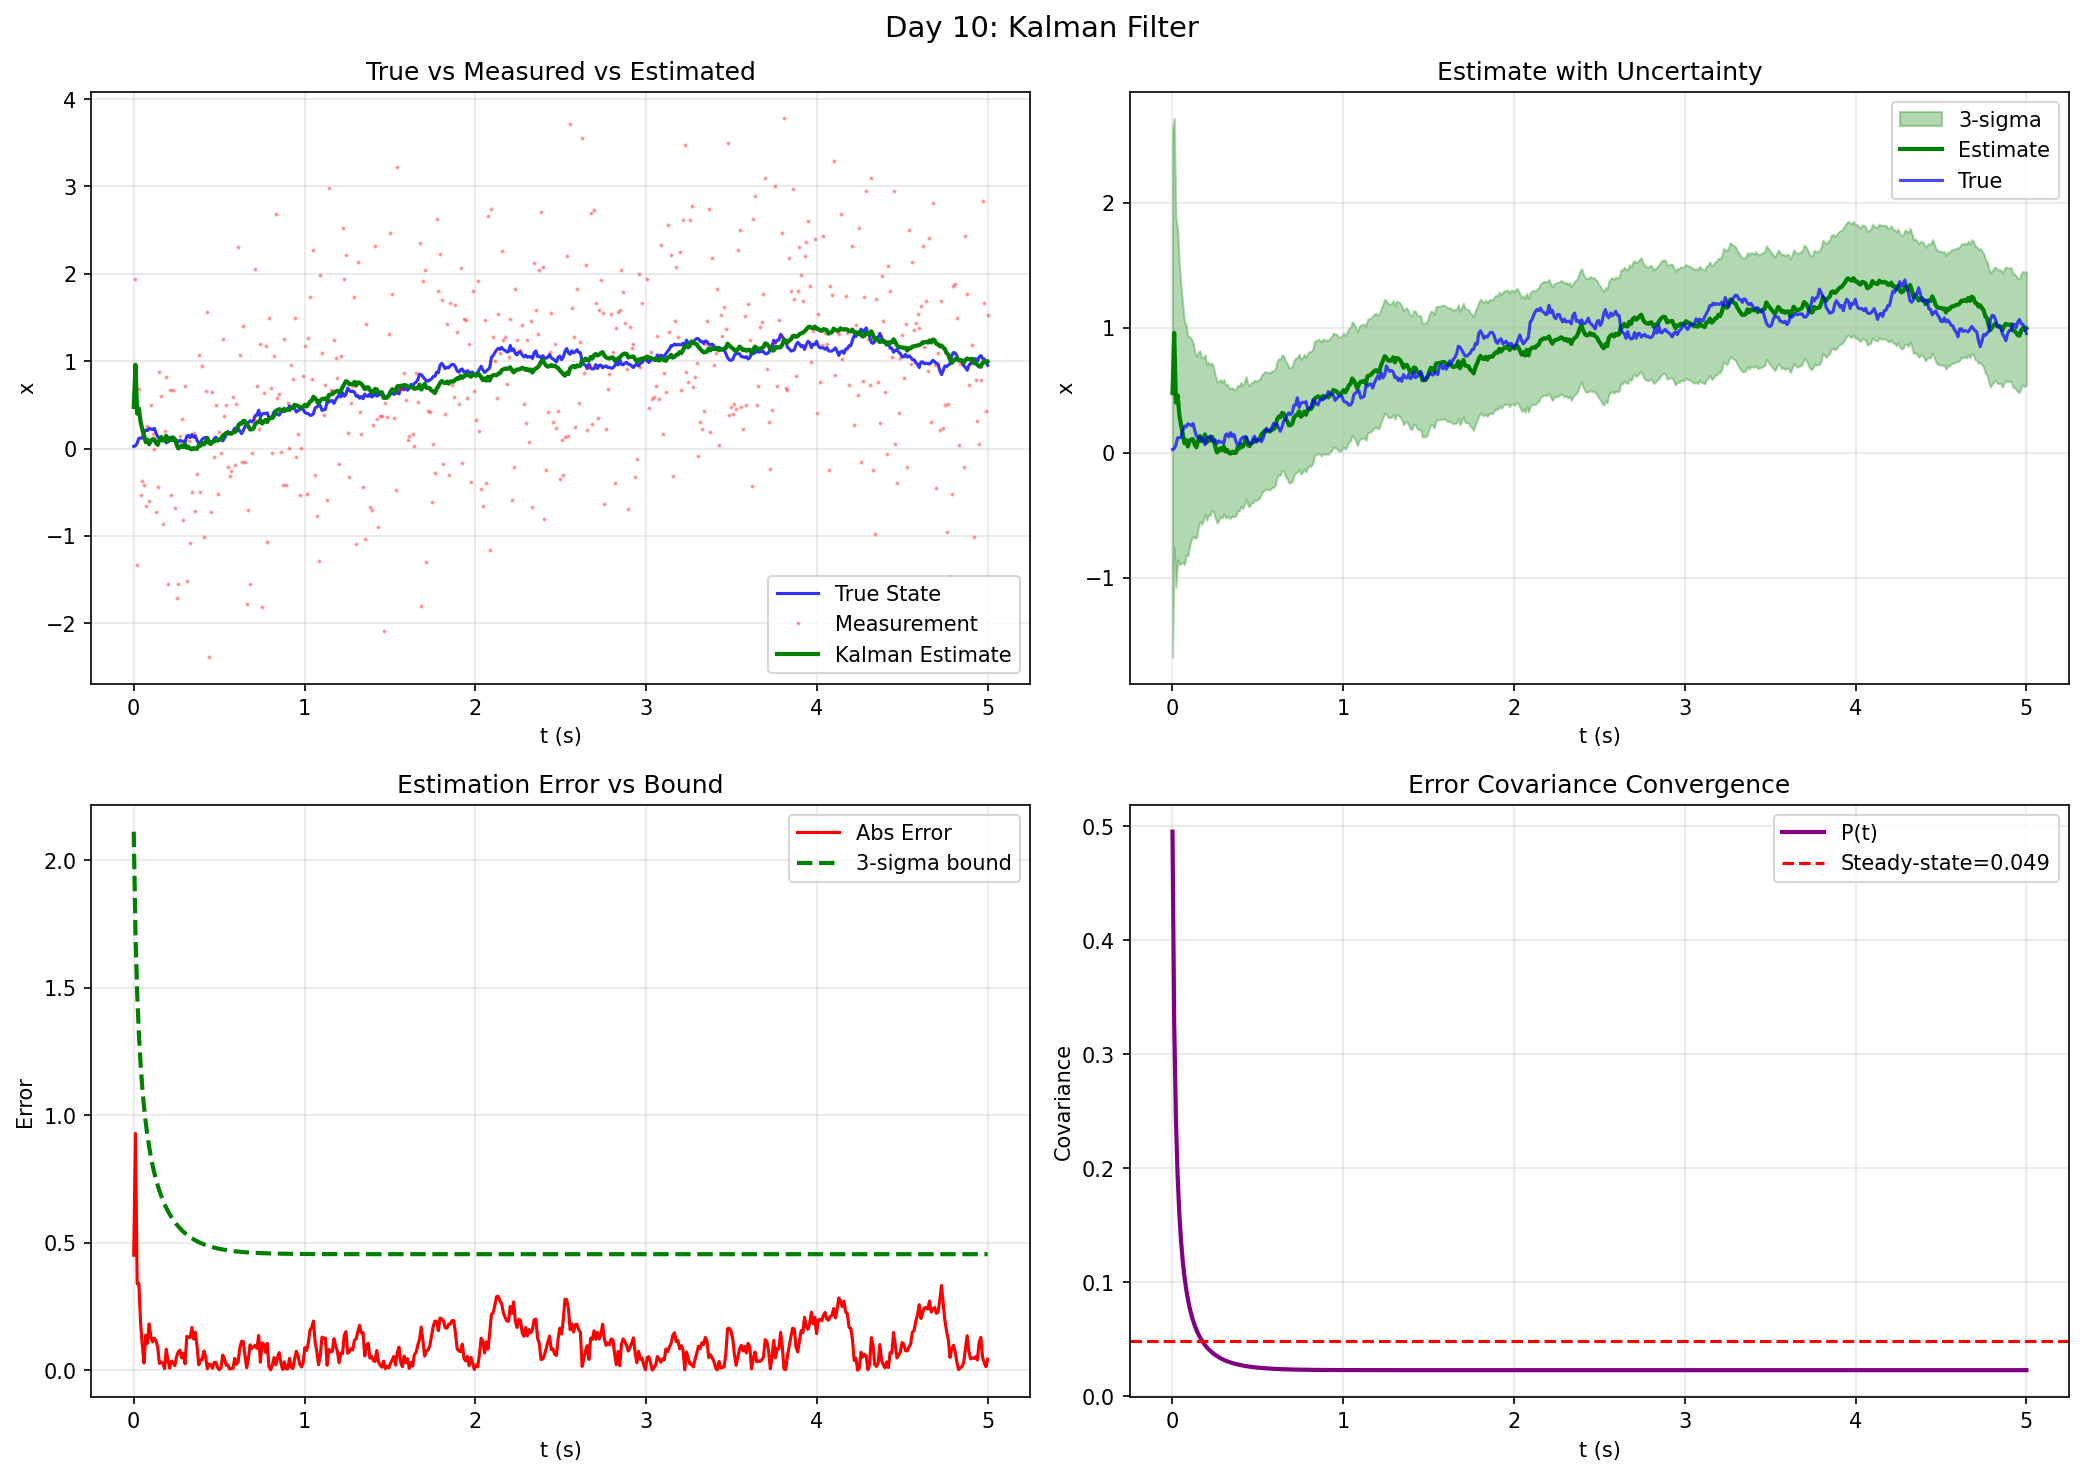

The Python source for this figure:
import numpy as np
import matplotlib
matplotlib.use('Agg')
import matplotlib.pyplot as plt
from scipy import linalg

print("=" * 60)
print("Day 10: Kalman Filter")
print("=" * 60)

# ===== System: 1st order =====
a, b, c = -1.0, 1.0, 1.0
dt = 0.01
Q = np.array([[0.1]])
R = np.array([[1.0]])

print(f"\nSystem: x_dot = {a}*x + {b}*u + w")
print(f"Measurement: y = {c}*x + v")
print(f"Q = {Q[0,0]}, R = {R[0,0]}")

# P_ss analytically: solve 2*A*P + Q - P^2*C^2/R = 0
A_val, C_val, Q_val, R_val = -1.0, 1.0, 0.1, 1.0
P_ss_val = (A_val + np.sqrt(A_val**2 + Q_val * C_val**2 / R_val)) / (C_val**2 / R_val)
print(f"\nSteady-state P (analytical) = {P_ss_val:.4f}")

# ===== Simulate =====
np.random.seed(42)
T = 5.0
N = int(T / dt)
t = np.linspace(0, T, N)

w = np.sqrt(Q[0,0]/dt) * np.random.randn(N)
v = np.sqrt(R[0,0]) * np.random.randn(N)

x_true = np.zeros(N)
y_meas = np.zeros(N)
x_est = np.zeros(N)
P_diag = np.zeros(N)

x = 0.0
x_hat = 0.0
P = 1.0

for i in range(N):
    u = 1.0
    x_dot = a * x + b * u + w[i]
    x = x + x_dot * dt
    x_true[i] = x
    y = c * x + v[i]
    y_meas[i] = y
    
    x_hat_dot = a * x_hat + b * u
    P_dot = a * P + P * a + Q[0,0]
    x_hat = x_hat + x_hat_dot * dt
    P = P + P_dot * dt
    
    S = np.array([[c * P * c + R[0,0]]])
    K = np.array([[P * c / S[0,0]]])
    x_hat = x_hat + K[0,0] * (y - c * x_hat)
    P = (1 - K[0,0] * c) * P
    
    x_est[i] = x_hat
    P_diag[i] = P

print(f"\nMeasurement noise: {np.std(y_meas - x_true):.4f}")
print(f"Estimation error: {np.std(x_est - x_true):.4f}")

# ===== Plot =====
fig, axes = plt.subplots(2, 2, figsize=(14, 10))
fig.suptitle('Day 10: Kalman Filter', fontsize=14)

ax = axes[0, 0]
ax.plot(t, x_true, 'b-', lw=1.5, label='True State', alpha=0.8)
ax.plot(t, y_meas, 'r.', ms=2, alpha=0.3, label='Measurement')
ax.plot(t, x_est, 'g-', lw=2, label='Kalman Estimate')
ax.set_xlabel('t (s)')
ax.set_ylabel('x')
ax.set_title('True vs Measured vs Estimated')
ax.legend()
ax.grid(True, alpha=0.3)

ax = axes[0, 1]
ax.fill_between(t, x_est-3*np.sqrt(P_diag), x_est+3*np.sqrt(P_diag), alpha=0.3, color='green', label='3-sigma')
ax.plot(t, x_est, 'g-', lw=2, label='Estimate')
ax.plot(t, x_true, 'b-', lw=1.5, alpha=0.7, label='True')
ax.set_xlabel('t (s)')
ax.set_ylabel('x')
ax.set_title('Estimate with Uncertainty')
ax.legend()
ax.grid(True, alpha=0.3)

ax = axes[1, 0]
ax.plot(t, np.abs(x_est - x_true), 'r-', lw=1.5, label='Abs Error')
ax.plot(t, 3*np.sqrt(P_diag), 'g--', lw=2, label='3-sigma bound')
ax.set_xlabel('t (s)')
ax.set_ylabel('Error')
ax.set_title('Estimation Error vs Bound')
ax.legend()
ax.grid(True, alpha=0.3)

ax = axes[1, 1]
ax.plot(t, P_diag, 'purple', lw=2, label='P(t)')
ax.axhline(y=P_ss_val, color='red', ls='--', label=f'Steady-state={P_ss_val:.3f}')
ax.set_xlabel('t (s)')
ax.set_ylabel('Covariance')
ax.set_title('Error Covariance Convergence')
ax.legend()
ax.grid(True, alpha=0.3)

plt.tight_layout()
plt.savefig('C:/Users/WUccc/.openclaw/workspace/notes/工程控制论/code/day10_kalman.png', dpi=150, bbox_inches='tight')
print("\nFigure saved!")

print("\n" + "=" * 60)
print("KEY: Kalman Filter")
print("=" * 60)
print("""
Predict:
  x_hat_dot = A*x_hat + B*u
  P_dot = A*P + P*A^T + Q

Correct:
  K = P*C^T * R^(-1)
  x_hat = x_hat + K*(y - C*x_hat)
  P = (I - K*C)*P

Kalman Gain:
  K_ss = P_ss*C^T/R
  - R small (good sensor) -> K large -> trust measurement
  - Q large (noisy process) -> K small -> trust model
""")
